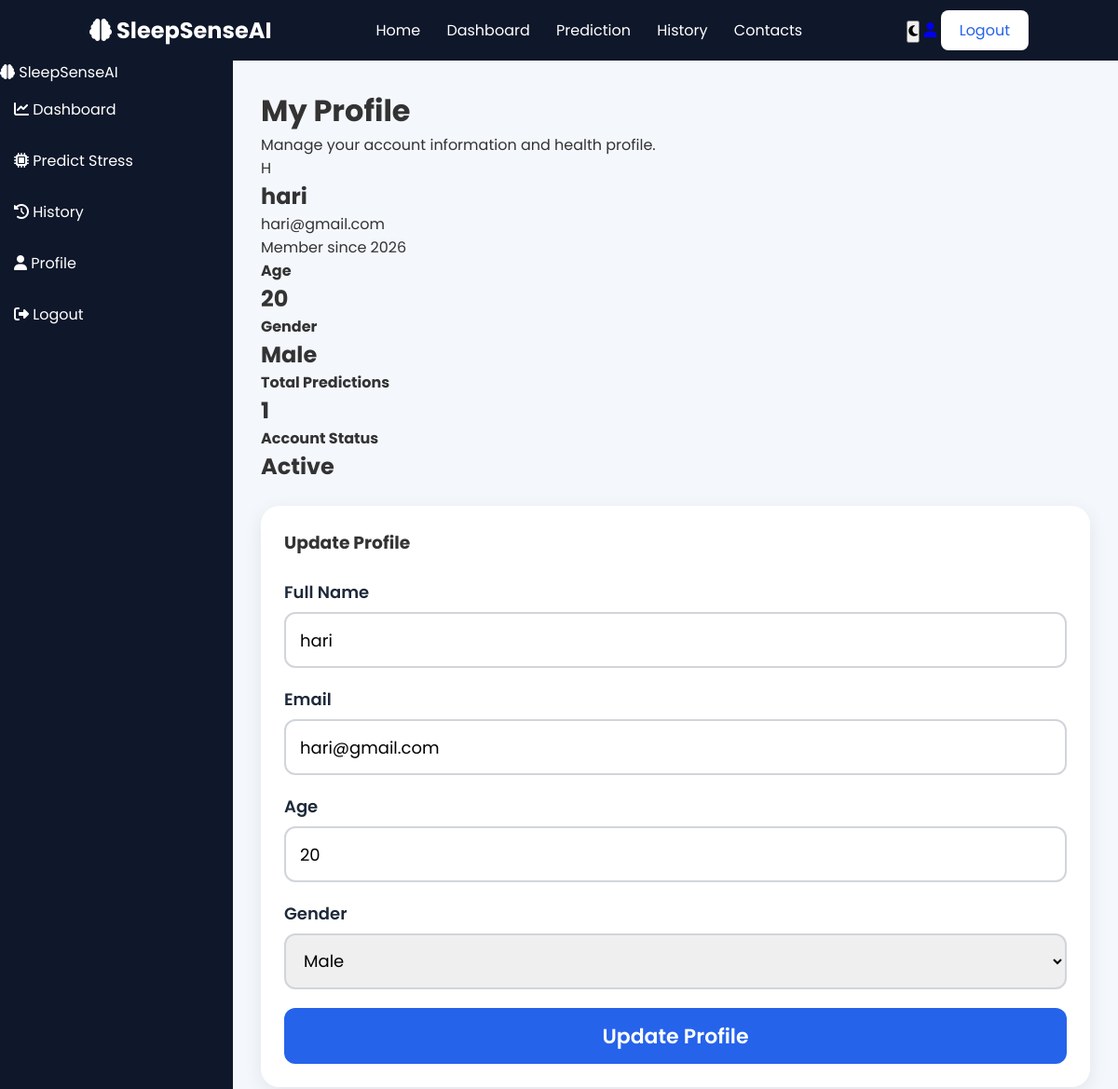
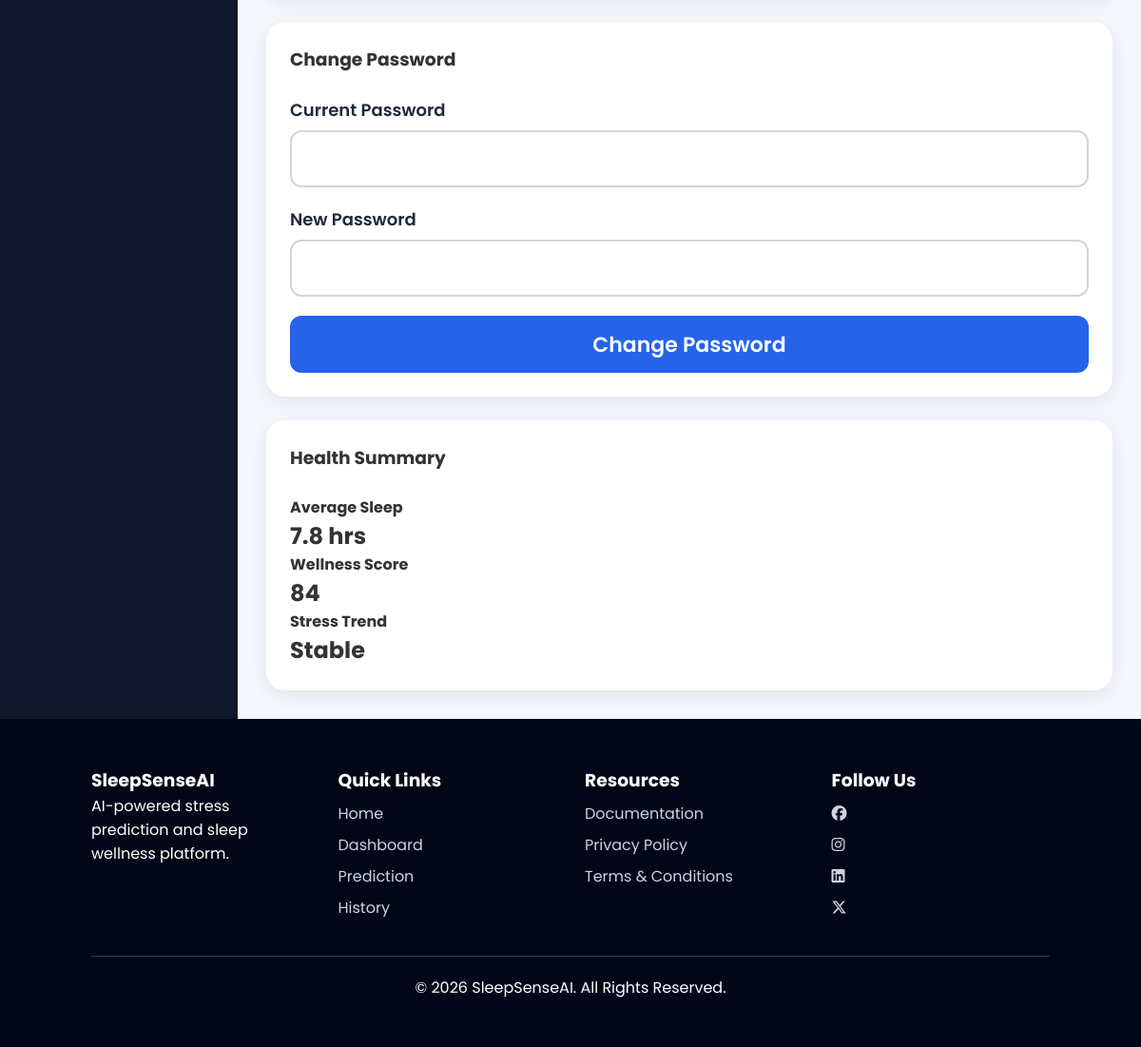
Screenshot of /profile (signed in) with the database file from the repository (2 pictures, top to bottom).
### tables this page shows
CREATE TABLE users (

    id INTEGER PRIMARY KEY AUTOINCREMENT,

    name TEXT NOT NULL,

    email TEXT UNIQUE NOT NULL,

    password TEXT NOT NULL,

    age INTEGER,

    gender TEXT,

    created_at TIMESTAMP DEFAULT CURRENT_TIMESTAMP

);

### app.py (the view)
@app.route("/profile")
def profile():
    if not login_required():
        return redirect(url_for("login"))
    conn = get_db_connection()
    try:
        user = conn.execute(
            "SELECT * FROM users WHERE id = ?",
            (session["user_id"],)
        ).fetchone()
        total_predictions = conn.execute(
            "SELECT COUNT(*) FROM predictions WHERE user_id = ?",
            (session["user_id"],)
        ).fetchone()[0]
    finally:
        conn.close()
    return render_template(
        "profile.html",
        user=user,
        total_predictions=total_predictions
    )

### app.py (called while the page is built)
def get_db_connection():
    conn = sqlite3.connect(DATABASE)
    conn.row_factory = sqlite3.Row
    conn.execute("PRAGMA foreign_keys = ON")
    return conn

def login_required():
    return "user_id" in session

### templates/profile.html (shortened to what this page needs)
{% extends "base.html" %}
{% block content %}
<div class="dashboard">
    <aside class="sidebar">
        <div class="sidebar-logo">
            <i class="fa-solid fa-brain"></i>
            SleepSenseAI
        </div>
        <div class="sidebar-menu">
            <a href="/dashboard">
                <i class="fa-solid fa-chart-line"></i>
                Dashboard
            </a>
            <a href="/predict">
                <i class="fa-solid fa-microchip"></i>
                Predict Stress
            </a>
            <a href="/history">
                <i class="fa-solid fa-clock-rotate-left"></i>
                History
            </a>
            <a href="/profile">
                <i class="fa-solid fa-user"></i>
                Profile
            </a>
            <a href="/logout">
                <i class="fa-solid fa-right-from-bracket"></i>
                Logout
            </a>
        </div>
    </aside>
    <main class="main-content">
        <div class="page-title">
            <h1>
                My Profile
            </h1>
            <p>
                Manage your account information and health profile.
            </p>
        </div>
        <div class="profile-card">
            <div class="profile-header">
                <div class="profile-avatar">
                    {{ user.name[0]|upper }}
                </div>
                <div class="profile-info">
                    <h2>
                        {{ user.name }}
                    </h2>
                    <p>
                        {{ user.email }}
                    </p>
                    <p>
                        Member since 2026
                    </p>
                </div>
            </div>
            <div class="profile-grid">
                <div class="dashboard-card">
                    <h4>Age</h4>
                    <h2>
                        {{ user.age }}
                    </h2>
                </div>
                <div class="dashboard-card">
                    <h4>Gender</h4>
                    <h2>
                        {{ user.gender }}
                    </h2>
                </div>
                <div class="dashboard-card">
                    <h4>Total Predictions</h4>
                    <h2>
                        {{ total_predictions }}
                    </h2>
                </div>
                <div class="dashboard-card">
                    <h4>Account Status</h4>
                    <h2>
                        Active
                    </h2>
                </div>
            </div>
        </div>
        <div
            class="chart-container"
            style="margin-top:25px;">
            <h3>
                Update Profile
            </h3>
            <br>
            <form method="POST" action="/update_profile">
                <div class="predict-grid">
                    <div class="form-group">
                        <label>
                            Full Name
                        </label>
                        <input
                            type="text"
                            name="name"
                            value="{{ user.name }}"
                            class="form-control">
                    </div>
                    <div class="form-group">
                        <label>
                            Email
                        </label>
                        <input
                            type="email"
                            name="email"
                            value="{{ user.email }}"
                            class="form-control">
                    </div>
                    <div class="form-group">
                        <label>
                            Age
                        </label>
                        <input
                            type="number"
                            name="age"
                            value="{{ user.age }}"
                            class="form-control">
                    </div>
                    <div class="form-group">
                        <label>
                            Gender
                        </label>
                        <select
                            name="gender"
                            class="form-control">
                            <option>
                                {{ user.gender }}
                            </option>
                        </select>
                    </div>
                </div>
                <button
                    type="submit"
                    class="btn-primary"
                    style="border:none;">
                    Update Profile
                </button>
            </form>
        </div>
        <div
            class="chart-container"
            style="margin-top:25px;">
            <h3>
                Change Password
            </h3>
            <br>
            <form method="POST" action="/change_password">
                <div class="predict-grid">
                    <div class="form-group">
                        <label>
                            Current Password
                        </label>
                        <input
                            type="password"
                            name="current_password"
                            class="form-control">
                    </div>
                    <div class="form-group">
                        <label>
                            New Password
                        </label>
                        <input
                            type="password"
                            name="new_password"
                            class="form-control">
                    </div>
                </div>
                <button
                    type="submit"
                    class="btn-primary"
                    style="border:none;">
                    Change Password
                </button>
            </form>
        </div>
        <div
            class="chart-container"
            style="margin-top:25px;">
            <h3>
                Health Summary
            </h3>
            <br>
            <div class="dashboard-cards">
                <div class="dashboard-card">
                    <h4>
                        Average Sleep
                    </h4>
                    <h2>
                        7.8 hrs
                    </h2>
                </div>
                <div class="dashboard-card">
                    <h4>
                        Wellness Score
                    </h4>
                    <h2>
                        84
                    </h2>
                </div>
                <div class="dashboard-card">
                    <h4>
                        Stress Trend
                    </h4>
                    <h2>
                        Stable
                    </h2>
                </div>
            </div>
        </div>
    </main>
</div>
{% endblock %}

### static/css/style.css (style rules this page uses)
* { margin:0; padding:0; box-sizing:border-box; font-family:'Poppins',sans-serif; }
body { background:#f4f7fc; color:#333; }
a { text-decoration:none; }
.btn-primary { background:#2563eb; color:white; padding:10px 20px; border-radius:8px; }
:root { --sand: #E8D5B7; --sage: #DCE8D7; --ivory: #FAF6EF; --forest: #34483A; --forest-dark: #26382D; --muted: #697468; --white: #FFFFFF; }
.form-control { width:100%; height:60px; padding:15px 20px; font-size:20px; border:2px solid #cbd5e1; border-radius:12px; outline:none; }
.form-control::placeholder { font-size:18px; color:#94a3b8; }
.form-group label { display:block; font-size:22px; font-weight:600; margin-bottom:10px; color:#1e293b; }
.btn-primary { width:100%; height:60px; font-size:22px; font-weight:600; border:none; border-radius:12px; background:#2563eb; color:white; cursor:pointer; }
.form-control { width:100%; padding:15px; font-size:18px; border:2px solid #d1d5db; border-radius:12px; }
.form-group { margin-bottom:20px; }
.dashboard { display:flex; }
.sidebar { width:250px; min-height:100vh; background:#0f172a; color:white; }
.sidebar-menu a { display:block; color:white; padding:15px; }
.main-content { flex:1; padding:30px; }
.chart-container, .table-container { background:white; padding:25px; border-radius:20px; box-shadow:0 5px 20px rgba(0,0,0,.08); }
.form-group label { display:block; font-size:18px; font-weight:600; margin-bottom:8px; }

### rows the page displays
users: name "H", name "hari", email "hari@gmail.com", age "20", gender "Male"

### other values shown
{{ total_predictions }} "1"
